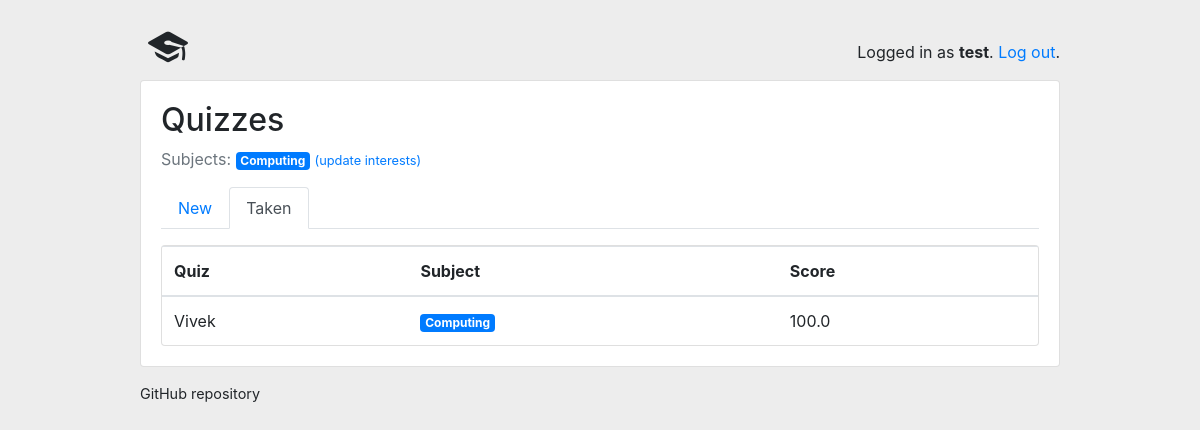
The app's page /students/taken/ (signed in) with its own data.
### classroom/models.py (models this page shows, shortened)
class User(AbstractUser):
    is_student = models.BooleanField(default=False)
    is_teacher = models.BooleanField(default=False)

class Subject(models.Model):
    name = models.CharField(max_length=30)
    color = models.CharField(max_length=7, default='#007bff')
    def get_html_badge(self):
        name = escape(self.name)
        color = escape(self.color)
        html = '<span class="badge badge-primary" style="background-color: %s">%s</span>' % (color, name)
        return mark_safe(html)

class TakenQuiz(models.Model):
    student = models.ForeignKey(Student, on_delete=models.CASCADE, related_name='taken_quizzes')
    quiz = models.ForeignKey(Quiz, on_delete=models.CASCADE, related_name='taken_quizzes')
    score = models.FloatField()
    date = models.DateTimeField(auto_now_add=True)

class Quiz(models.Model):
    owner = models.ForeignKey(User, on_delete=models.CASCADE, related_name='quizzes')
    name = models.CharField(max_length=255)
    subject = models.ForeignKey(Subject, on_delete=models.CASCADE, related_name='quizzes')

### classroom/views/students.py (the view)
# urls.py: path('taken/', students.TakenQuizListView.as_view(), name='taken_quiz_list'),
@method_decorator([login_required, student_required], name='dispatch')
class TakenQuizListView(ListView):
    model = TakenQuiz
    context_object_name = 'taken_quizzes'
    template_name = 'classroom/students/taken_quiz_list.html'
    def get_queryset(self):
        queryset = self.request.user.student.taken_quizzes \
            .select_related('quiz', 'quiz__subject') \
            .order_by('quiz__name')
        return queryset

### classroom/templates/classroom/students/taken_quiz_list.html
{% extends 'base.html' %}
{% block content %}
  {% include 'classroom/students/_header.html' with active='taken' %}
  <div class="card">
    <table class="table mb-0">
      <thead>
        <tr>
          <th>Quiz</th>
          <th>Subject</th>
          <th>Score</th>
        </tr>
      </thead>
      <tbody>
        {% for taken_quiz in taken_quizzes %}
          <tr>
            <td>{{ taken_quiz.quiz.name }}</td>
            <td>{{ taken_quiz.quiz.subject.get_html_badge }}</td>
            <td>{{ taken_quiz.score }}</td>
          </tr>
        {% empty %}
          <tr>
            <td class="bg-light text-center font-italic" colspan="3">You haven't completed any quiz yet.</td>
          </tr>
        {% endfor %}
      </tbody>
    </table>
  </div>
{% endblock %}

### templates/base.html (shortened to what this page needs)
{% load static %}<!doctype html>
<html lang="en">
  <head>
    <link rel="stylesheet" href="https://maxcdn.bootstrapcdn.com/bootstrap/4.0.0/css/bootstrap.min.css">
    <link rel="stylesheet" type="text/css" href="{% static 'vendor/fontello-2f186091/css/fontello.css' %}">
    <link rel="stylesheet" type="text/css" href="{% static 'css/app.css' %}">
    {% if user.is_authenticated and user.is_teacher %}
      <link rel="stylesheet" type="text/css" href="{% static 'css/teachers.css' %}">
    {% else %}
      <link rel="stylesheet" type="text/css" href="{% static 'css/students.css' %}">
    {% endif %}
  </head>
    <div class="container my-4">
      <div class="row justify-content-center">
        <div class="col-md-10 col-sm-12">
          <div class="row">
            <div class="col-6">
              <h1 class="logo">
                <a href="{% url 'home' %}">
                  {% if user.is_authenticated %}
                    {% if user.is_teacher %}
                      <span class="icon-feather" data-toggle="tooltip" data-placement="right" title="Teacher profile"></span>
                    {% else %}
                      <span class="icon-graduation-cap" data-toggle="tooltip" data-placement="right" title="Student profile"></span>
                    {% endif %}
                  {% endif %}
                </a>
              </h1>
            </div>
            <div class="col-6 text-right">
              {% if user.is_authenticated %}
                <p class="pt-3">Logged in as <strong>{{ user.username }}</strong>. <a href="{% url 'logout' %}">Log out</a>.</p>
              {% endif %}
            </div>
          </div>
          <div class="card mb-3">
            <div class="card-body">
              {% block content %}
              {% endblock %}
            </div>
          </div>
          <footer>
            <a href="https://github.com/vivekmohbe/digitalstories">GitHub repository</a>
          </footer>
        </div>
      </div>
    </div>
  </body>
</html>

### classroom/templates/classroom/students/_header.html
<h2>Quizzes</h2>
<p class="text-muted">
  Subjects:{% for subject in user.student.interests.all %} {{ subject.get_html_badge }}{% endfor %}
  <a href="{% url 'students:student_interests' %}"><small>(update interests)</small></a>
</p>
<ul class="nav nav-tabs mb-3">
  <li class="nav-item">
    <a class="nav-link{% if active == 'new' %} active{% endif %}" href="{% url 'students:quiz_list' %}">New</a>
  </li>
  <li class="nav-item">
    <a class="nav-link{% if active == 'taken' %} active{% endif %}" href="{% url 'students:taken_quiz_list' %}">Taken</a>
  </li>
</ul>

### static/css/app.css (style rules this page uses)
.logo { font-family: 'Clicker Script', cursive; }
.logo a { color: #212529; text-decoration: none; }
footer { font-size: .9rem; }
footer a { color: #212529; }

### records on screen
User: username "test"
Subject: get_html_badge "Computing"
TakenQuiz: quiz.name "Vivek", quiz.subject.get_html_badge "Computing", score "100.0"
